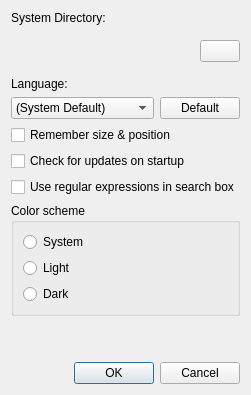
<?xml version="1.0" encoding="UTF-8"?>
<ui version="4.0">
 <class>VMManagerPreferences</class>
 <widget class="QDialog" name="VMManagerPreferences">
  <property name="geometry">
   <rect>
    <x>0</x>
    <y>0</y>
    <width>400</width>
    <height>475</height>
   </rect>
  </property>
  <property name="windowTitle">
   <string>Preferences</string>
  </property>
  <layout class="QVBoxLayout" name="verticalLayout">
   <property name="sizeConstraint">
     <enum>QLayout::SizeConstraint::SetFixedSize</enum>
   </property>
   <item>
    <widget class="QLabel" name="label">
     <property name="text">
      <string>System Directory:</string>
     </property>
    </widget>
   </item>
   <item>
    <widget class="QWidget" name="widget" native="true">
     <layout class="QHBoxLayout" name="horizontalLayout">
      <property name="leftMargin">
       <number>0</number>
      </property>
      <property name="rightMargin">
       <number>0</number>
      </property>
      <item>
       <widget class="QLabel" name="systemDirectory">
        <property name="text">
         <string/>
        </property>
       </widget>
      </item>
      <item>
       <widget class="QPushButton" name="dirSelectButton">
        <property name="sizePolicy">
         <sizepolicy hsizetype="Maximum" vsizetype="Fixed">
          <horstretch>0</horstretch>
          <verstretch>0</verstretch>
         </sizepolicy>
        </property>
        <property name="text">
         <string/>
        </property>
       </widget>
      </item>
     </layout>
    </widget>
   </item>
   <item>
    <widget class="QLabel" name="labelLanguage">
     <property name="text">
      <string>Language:</string>
     </property>
    </widget>
   </item>
   <item>
    <layout class="QHBoxLayout" name="horizontalLayout_2">
     <item>
      <widget class="QComboBox" name="comboBoxLanguage">
       <property name="sizePolicy">
        <sizepolicy hsizetype="MinimumExpanding" vsizetype="Fixed">
         <horstretch>0</horstretch>
         <verstretch>0</verstretch>
        </sizepolicy>
       </property>
       <property name="maxVisibleItems">
        <number>30</number>
       </property>
       <item>
        <property name="text">
         <string>(System Default)</string>
        </property>
       </item>
      </widget>
     </item>
     <item>
      <widget class="QPushButton" name="pushButtonLanguage">
       <property name="text">
        <string>Default</string>
       </property>
      </widget>
     </item>
    </layout>
   </item>
   <item>
    <widget class="QCheckBox" name="rememberSizePositionCheckBox">
     <property name="text">
      <string>Remember size &amp;&amp; position</string>
     </property>
    </widget>
   </item>
   <item>
    <widget class="QCheckBox" name="updateCheckBox">
     <property name="text">
      <string>Check for updates on startup</string>
     </property>
    </widget>
   </item>
   <item>
    <widget class="QCheckBox" name="regexSearchCheckBox">
     <property name="text">
      <string>Use regular expressions in search box</string>
     </property>
    </widget>
   </item>
   <item>
    <widget class="QGroupBox" name="groupBoxColorScheme">
     <property name="title">
      <string>Color scheme</string>
     </property>
     <layout class="QVBoxLayout" name="verticalLayout_2">
      <item>
       <widget class="QRadioButton" name="radioButtonSystem">
        <property name="text">
         <string>System</string>
        </property>
       </widget>
      </item>
      <item>
       <widget class="QRadioButton" name="radioButtonLight">
        <property name="text">
         <string>Light</string>
        </property>
       </widget>
      </item>
      <item>
       <widget class="QRadioButton" name="radioButtonDark">
        <property name="text">
         <string>Dark</string>
        </property>
       </widget>
      </item>
     </layout>
    </widget>
   </item>
   <item>
    <spacer name="verticalSpacer">
     <property name="orientation">
      <enum>Qt::Orientation::Vertical</enum>
     </property>
     <property name="sizeHint" stdset="0">
      <size>
       <width>20</width>
       <height>40</height>
      </size>
     </property>
    </spacer>
   </item>
   <item>
    <widget class="QDialogButtonBox" name="buttonBox">
     <property name="orientation">
      <enum>Qt::Orientation::Horizontal</enum>
     </property>
     <property name="standardButtons">
      <set>QDialogButtonBox::StandardButton::Cancel|QDialogButtonBox::StandardButton::Ok</set>
     </property>
    </widget>
   </item>
  </layout>
 </widget>
 <tabstops>
  <tabstop>dirSelectButton</tabstop>
  <tabstop>comboBoxLanguage</tabstop>
  <tabstop>pushButtonLanguage</tabstop>
  <tabstop>rememberSizePositionCheckBox</tabstop>
  <tabstop>updateCheckBox</tabstop>
  <tabstop>regexSearchCheckBox</tabstop>
 </tabstops>
 <resources/>
 <connections>
  <connection>
   <sender>buttonBox</sender>
   <signal>accepted()</signal>
   <receiver>VMManagerPreferences</receiver>
   <slot>accept()</slot>
   <hints>
    <hint type="sourcelabel">
     <x>248</x>
     <y>254</y>
    </hint>
    <hint type="destinationlabel">
     <x>157</x>
     <y>274</y>
    </hint>
   </hints>
  </connection>
  <connection>
   <sender>buttonBox</sender>
   <signal>rejected()</signal>
   <receiver>VMManagerPreferences</receiver>
   <slot>reject()</slot>
   <hints>
    <hint type="sourcelabel">
     <x>316</x>
     <y>260</y>
    </hint>
    <hint type="destinationlabel">
     <x>286</x>
     <y>274</y>
    </hint>
   </hints>
  </connection>
 </connections>
</ui>
